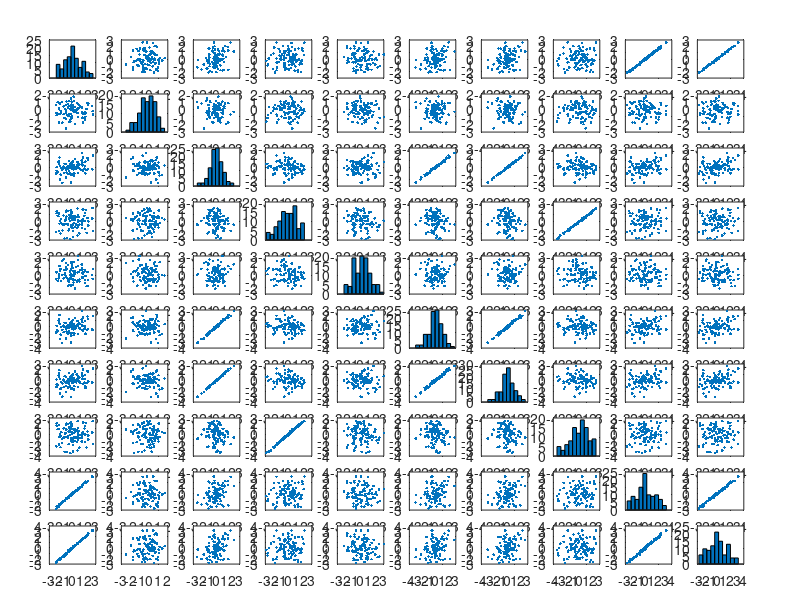

Here is the MATLAB script that generated this plot:
clear; clc;
nObs = 100;
rng(randi([1 100]))
size0 = 5; % uncorrlated variables
size1 = 5; % correlated variables
sigma1 = 0.25; %volatility for the random correlated noise

% creating correlation between the variables
approach = '1';

if strcmp(approach, '1')
    % generating some uncorrelated data
    x = randn(nObs, size0);
    cols = randi([1 size0-1], 1, size1);
    y = x(:, cols) + sigma1.*randn(nObs, numel(cols));
    x_ = [x y];
    r = cov(x_);
    c = chol(r, 'lower');
    x_ = (c * x_')';
else
    % generating some uncorrelated data
    x = randn(nObs, size0 + size1);
    r = cov(x);
    c = chol(r, 'lower');
    x_ = (c * x')';
end

% consolidating everythin in just one dataset
% heatmap(corrcoef(x_))
plotmatrix(x_)